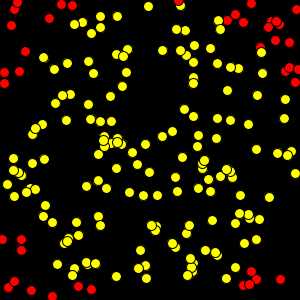
Frame 1 (no input)
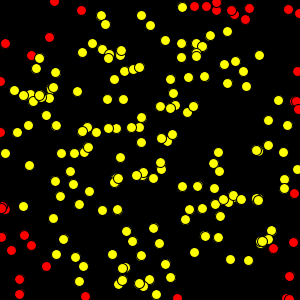
Frame 60 (the mouse pressed at the canvas centre just before this capture)
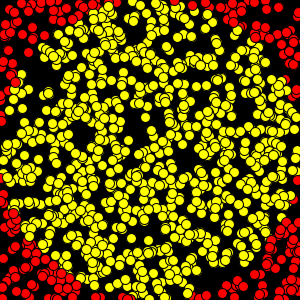
Frame 120 (the mouse held since frame 60 and released just before this capture)

The Processing sketch that drew these frames (run headless with seeded random() and noise(); from frame 60 on, the mouse is pressed at the canvas centre):

// Processing sketch: ex08_04
// ── ex08_04.pde
// 랜덤 생성되는 원으로 큰 원 문양 만들기, 마우스 위치에 따라 생성되는 원의 개수 조정

void setup() {
  size(300, 300);
}

void draw() {  
  background(0);
  float num = map(mouseX, 0, width, 200, 2000);
  for (int i = 0; i < num; i++) {
    float x = random(width);
    float y = random(height);
    float d = dist(width/2, height/2, x, y);
    if (d < width/2) {
      fill(255, 255, 0);
    } else {
      fill(255, 0, 0);
    }
    ellipse(x, y, 10, 10);
  }
}
